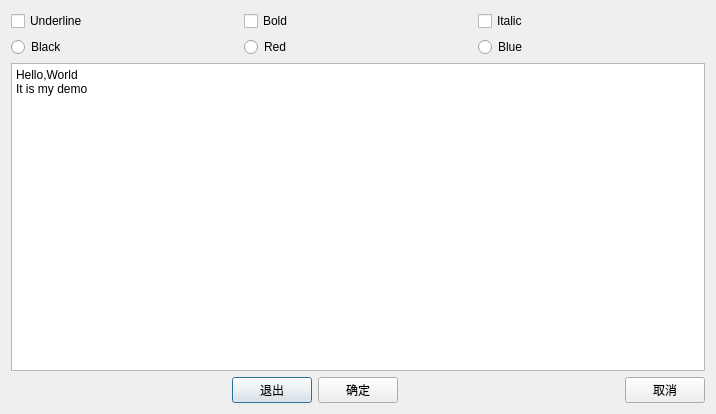
<?xml version="1.0" encoding="UTF-8"?>
<ui version="4.0">
 <class>Dialog</class>
 <widget class="QDialog" name="Dialog">
  <property name="enabled">
   <bool>true</bool>
  </property>
  <property name="geometry">
   <rect>
    <x>0</x>
    <y>0</y>
    <width>716</width>
    <height>414</height>
   </rect>
  </property>
  <property name="windowTitle">
   <string>Dialog</string>
  </property>
  <property name="sizeGripEnabled">
   <bool>false</bool>
  </property>
  <layout class="QVBoxLayout" name="verticalLayout">
   <item>
    <layout class="QHBoxLayout" name="horizontalLayout_2">
     <item>
      <widget class="QCheckBox" name="checkBoxUnder">
       <property name="text">
        <string>Underline</string>
       </property>
      </widget>
     </item>
     <item>
      <widget class="QCheckBox" name="checkBoxBold">
       <property name="text">
        <string>Bold</string>
       </property>
      </widget>
     </item>
     <item>
      <widget class="QCheckBox" name="checkBoxItalic">
       <property name="text">
        <string>Italic</string>
       </property>
      </widget>
     </item>
    </layout>
   </item>
   <item>
    <layout class="QHBoxLayout" name="horizontalLayout_3">
     <item>
      <widget class="QRadioButton" name="radioBlack">
       <property name="text">
        <string>Black</string>
       </property>
      </widget>
     </item>
     <item>
      <widget class="QRadioButton" name="radioRed">
       <property name="text">
        <string>Red</string>
       </property>
      </widget>
     </item>
     <item>
      <widget class="QRadioButton" name="radioBlue">
       <property name="text">
        <string>Blue</string>
       </property>
      </widget>
     </item>
    </layout>
   </item>
   <item>
    <widget class="QTextEdit" name="textEdit">
     <property name="html">
      <string>&lt;!DOCTYPE HTML PUBLIC &quot;-//W3C//DTD HTML 4.0//EN&quot; &quot;http://www.w3.org/TR/REC-html40/strict.dtd&quot;&gt;
&lt;html&gt;&lt;head&gt;&lt;meta name=&quot;qrichtext&quot; content=&quot;1&quot; /&gt;&lt;style type=&quot;text/css&quot;&gt;
p, li { white-space: pre-wrap; }
&lt;/style&gt;&lt;/head&gt;&lt;body style=&quot; font-family:'SimSun'; font-size:9pt; font-weight:400; font-style:normal;&quot;&gt;
&lt;p style=&quot; margin-top:0px; margin-bottom:0px; margin-left:0px; margin-right:0px; -qt-block-indent:0; text-indent:0px;&quot;&gt;&lt;span style=&quot; font-family:'SimSun';&quot;&gt;Hello,World&lt;/span&gt;&lt;/p&gt;
&lt;p style=&quot; margin-top:0px; margin-bottom:0px; margin-left:0px; margin-right:0px; -qt-block-indent:0; text-indent:0px;&quot;&gt;&lt;span style=&quot; font-family:'SimSun';&quot;&gt;It is my demo&lt;/span&gt;&lt;/p&gt;&lt;/body&gt;&lt;/html&gt;</string>
     </property>
    </widget>
   </item>
   <item>
    <layout class="QHBoxLayout" name="horizontalLayout">
     <item>
      <spacer name="horizontalSpacer">
       <property name="orientation">
        <enum>Qt::Horizontal</enum>
       </property>
       <property name="sizeHint" stdset="0">
        <size>
         <width>40</width>
         <height>20</height>
        </size>
       </property>
      </spacer>
     </item>
     <item>
      <widget class="QPushButton" name="btnClose">
       <property name="text">
        <string>退出</string>
       </property>
      </widget>
     </item>
     <item>
      <widget class="QPushButton" name="btnOK">
       <property name="text">
        <string>确定</string>
       </property>
      </widget>
     </item>
     <item>
      <spacer name="horizontalSpacer_2">
       <property name="orientation">
        <enum>Qt::Horizontal</enum>
       </property>
       <property name="sizeHint" stdset="0">
        <size>
         <width>40</width>
         <height>20</height>
        </size>
       </property>
      </spacer>
     </item>
     <item>
      <widget class="QPushButton" name="btnCancel">
       <property name="text">
        <string>取消</string>
       </property>
      </widget>
     </item>
    </layout>
   </item>
  </layout>
 </widget>
 <tabstops>
  <tabstop>checkBoxUnder</tabstop>
  <tabstop>checkBoxBold</tabstop>
  <tabstop>checkBoxItalic</tabstop>
  <tabstop>radioBlack</tabstop>
  <tabstop>radioRed</tabstop>
  <tabstop>radioBlue</tabstop>
  <tabstop>textEdit</tabstop>
  <tabstop>btnClose</tabstop>
  <tabstop>btnOK</tabstop>
  <tabstop>btnCancel</tabstop>
 </tabstops>
 <resources/>
 <connections/>
</ui>
